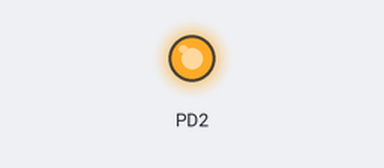
Bench run of a program on a simulated ATmega328P, built with avr-gcc and emulated at 16 MHz. Parts: output pins drawn as LEDs (lit = HIGH).

Above: at 1.0 s.
At 3.0 s:
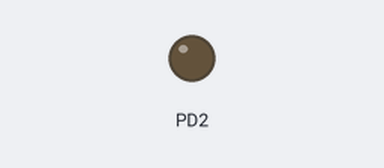
Timing chart, 0 to 5.2 s (numbered marks = the images above):
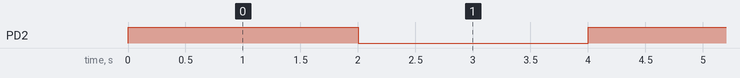

Measured:
- by itself, PD2: alternates HIGH for 2.0 s and LOW for 2.0 s

The program:

main.c
```c
#include <avr/io.h>
#include <avr/delay.h>

#define F_CPU (16000000UL)    // 16MHz

void wait(void)
{
	for( int16_t i = 0; i < 1000; ++i ){
		_delay_ms(2);
	}
}


int main(void)
{
	// CPU ® ì ü g   16Mhz Clock Prescaler 0
	CLKPR = (1 << CLKPCE);
	CLKPR = 0x00;

	// PD2  É1 ð o Í
	PORTD |= _BV(PORTD2);
	// PD2  ð o Í s   É Ý è
	DDRD |= _BV(DDD2);

	while (1)
	{
		// PD2  É1 ð o Í
		PORTD |= _BV(PORTD2);
		wait();
		// PD2  ð N   A
		PORTD &= ~_BV(PORTD2);
		wait();
	}
}
```
